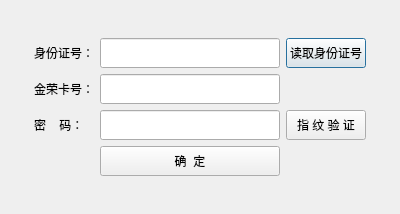
<?xml version="1.0" encoding="UTF-8"?>
<ui version="4.0">
 <class>Dialog</class>
 <widget class="QDialog" name="Dialog">
  <property name="geometry">
   <rect>
    <x>0</x>
    <y>0</y>
    <width>400</width>
    <height>214</height>
   </rect>
  </property>
  <property name="windowTitle">
   <string>修改密码</string>
  </property>
  <layout class="QGridLayout" name="gridLayout">
   <item row="2" column="0">
    <spacer name="horizontalSpacer">
     <property name="orientation">
      <enum>Qt::Horizontal</enum>
     </property>
     <property name="sizeHint" stdset="0">
      <size>
       <width>40</width>
       <height>20</height>
      </size>
     </property>
    </spacer>
   </item>
   <item row="5" column="2">
    <spacer name="verticalSpacer_2">
     <property name="orientation">
      <enum>Qt::Vertical</enum>
     </property>
     <property name="sizeHint" stdset="0">
      <size>
       <width>20</width>
       <height>40</height>
      </size>
     </property>
    </spacer>
   </item>
   <item row="0" column="2">
    <spacer name="verticalSpacer">
     <property name="orientation">
      <enum>Qt::Vertical</enum>
     </property>
     <property name="sizeHint" stdset="0">
      <size>
       <width>20</width>
       <height>40</height>
      </size>
     </property>
    </spacer>
   </item>
   <item row="1" column="3">
    <widget class="QPushButton" name="pushButton">
     <property name="minimumSize">
      <size>
       <width>0</width>
       <height>30</height>
      </size>
     </property>
     <property name="text">
      <string>读取身份证号</string>
     </property>
    </widget>
   </item>
   <item row="2" column="2">
    <widget class="QLineEdit" name="lineEdit_2">
     <property name="minimumSize">
      <size>
       <width>180</width>
       <height>30</height>
      </size>
     </property>
    </widget>
   </item>
   <item row="1" column="1">
    <widget class="QLabel" name="label">
     <property name="minimumSize">
      <size>
       <width>0</width>
       <height>30</height>
      </size>
     </property>
     <property name="text">
      <string>身份证号：</string>
     </property>
    </widget>
   </item>
   <item row="3" column="2">
    <widget class="QLineEdit" name="lineEdit_3">
     <property name="minimumSize">
      <size>
       <width>180</width>
       <height>30</height>
      </size>
     </property>
    </widget>
   </item>
   <item row="3" column="1">
    <widget class="QLabel" name="label_3">
     <property name="minimumSize">
      <size>
       <width>0</width>
       <height>30</height>
      </size>
     </property>
     <property name="text">
      <string>密    码：</string>
     </property>
    </widget>
   </item>
   <item row="1" column="2">
    <widget class="QLineEdit" name="lineEdit">
     <property name="minimumSize">
      <size>
       <width>180</width>
       <height>30</height>
      </size>
     </property>
    </widget>
   </item>
   <item row="2" column="1">
    <widget class="QLabel" name="label_2">
     <property name="minimumSize">
      <size>
       <width>0</width>
       <height>30</height>
      </size>
     </property>
     <property name="text">
      <string>金荣卡号：</string>
     </property>
    </widget>
   </item>
   <item row="1" column="4">
    <spacer name="horizontalSpacer_2">
     <property name="orientation">
      <enum>Qt::Horizontal</enum>
     </property>
     <property name="sizeHint" stdset="0">
      <size>
       <width>40</width>
       <height>20</height>
      </size>
     </property>
    </spacer>
   </item>
   <item row="3" column="3">
    <widget class="QPushButton" name="pushButton_2">
     <property name="minimumSize">
      <size>
       <width>0</width>
       <height>30</height>
      </size>
     </property>
     <property name="text">
      <string>指 纹 验 证</string>
     </property>
    </widget>
   </item>
   <item row="4" column="2">
    <widget class="QPushButton" name="pushButton_3">
     <property name="minimumSize">
      <size>
       <width>0</width>
       <height>30</height>
      </size>
     </property>
     <property name="text">
      <string>确  定</string>
     </property>
    </widget>
   </item>
  </layout>
 </widget>
 <resources/>
 <connections/>
</ui>
